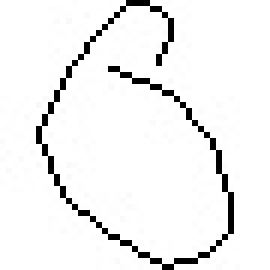
#> input picture selected_data/0/0_60198.jpg, 45 x 45 px (shown 6 times larger); its folder holds only this picture in this run
$ jupyter execute --allow-errors AIM_practice_3.ipynb   (shell and % lines are left out)
#> lines starting #> are read from the running program, lines starting #| are printed output that depends on the picture
[cell 1]
# Преоразовать существующий код для распознавания последовательности рукописных символов в текст.
# Написать генератор произвольной последовательности рукописных символов.

# ГЕНЕРАЦИЯ НАБОРА ДАННЫХ
# Сгенерировать набор текстовых строк из допустимых символов.
# Каждому набору поставить в соотвествие массив изоражений соответствующих символов.
# Добавить пробелы для разделения слов, символы пробелов не использовать во время классификации.

# КЛАССИФИКАЦИЯ (k ближайших соседей)
# Часть символов оставить для обучения классификатора . Остальные  классифицировать
# по аналогии с примером mnist с прошлого занятия. Т.е. преобразовывать изображение в вектор.
# Выбрать оптимальный классификатор в зависимости от k- количество соседей.
# Метрика для измерения точности классификации, и выбора оптимального классификатора относительно параметра k - accuracy.

# РАСПОЗНАВАНИЕ
# Итак, к данному этапу Вы из массива изображений "восстановили" текст.
# Случайно удалите некоторые символы,и случайно добавьте символы в результат распознавания.
# Рассчитайте метрику CER.

[cell 2]
import os
import random
import numpy as np
import matplotlib.pyplot as plt
from PIL import Image

# Получаем путь к директории, где находится исполняемый файл
current_directory = os.path.dirname(os.path.abspath('AIM_practice_3.ipynb'))
# Определяем путь к папке с изображениями
images_folder = os.path.join(current_directory, 'data')  # Папка с изображениями

# Получаем список доступных символов из папки
#> (the rest of this cell did not finish here and is left out)

[cell 3]
import os
import shutil
import random

# Получаем путь к директории, где находятся изображения
current_directory = os.path.dirname(os.path.abspath('AIM_practice_3.ipynb'))
images_folder = os.path.join(current_directory, 'data')
output_folder = os.path.join(current_directory, 'selected_data')

os.makedirs(output_folder, exist_ok=True)

#> (the rest of this cell did not finish here and is left out)

[cell 4]
from sklearn.model_selection import train_test_split, GridSearchCV
from sklearn.neighbors import KNeighborsClassifier
from sklearn.metrics import accuracy_score

data_folder = os.path.join(os.path.dirname(os.path.abspath('AIM_practice_3.ipynb')), 'selected_data')

images = []
labels = []

for char in os.listdir(data_folder):
    char_folder_path = os.path.join(data_folder, char)

    if os.path.isdir(char_folder_path):
        for image_file in os.listdir(char_folder_path):
            image_path = os.path.join(char_folder_path, image_file)

            img = Image.open(image_path).convert('L')
#> img is the input picture: PIL image 45x45 L; min 0, max 255, mean 241.1
            img = img.resize((32, 32))
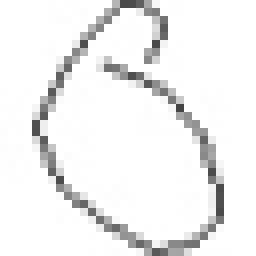
#> img: PIL image 32x32 L (shown 8 times larger); min 68, max 255, mean 239.9
            img_array = np.array(img).flatten()
#> img_array = 1024 values, max 255 at index 0, min 68 at index 438, mean 239.9
            images.append(img_array)
            labels.append(char)
#> pass 2 of the loop `for char in os.listdir(data_folder):`:
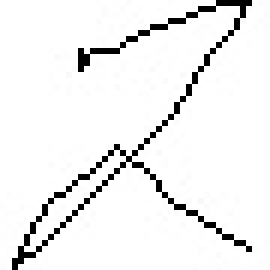
#> input picture selected_data/2/2_97399.jpg, 45 x 45 px (shown 6 times larger)
#> img is the input picture: PIL image 45x45 L; min 0, max 255, mean 239.3
#> `img = img.resize((32, 32))`:
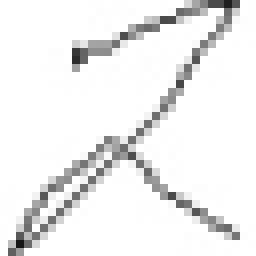
#> img: PIL image 32x32 L (shown 8 times larger); min 22, max 255, mean 238.1
#> `img_array = np.array(img).flatten()`: img_array = 1024 values, max 255 at index 0, min 22 at index 962, mean 238.1
#> pass 3 of the loop `for char in os.listdir(data_folder):`:
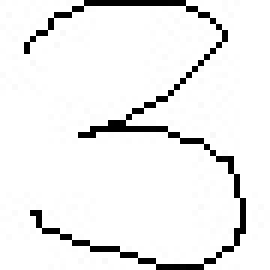
#> input picture selected_data/3/3_111640.jpg, 45 x 45 px (shown 6 times larger)
#> img is the input picture: PIL image 45x45 L; min 0, max 255, mean 237.8
#> `img = img.resize((32, 32))`:
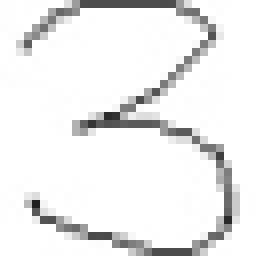
#> img: PIL image 32x32 L (shown 8 times larger); min 30, max 255, mean 236.7
#> `img_array = np.array(img).flatten()`: img_array = 1024 values, max 255 at index 2, min 30 at index 804, mean 236.7

images = np.array(images)
labels = np.array(labels)

X_train, X_test, y_train, y_test = train_test_split(images, labels, test_size=0.2, random_state=42)

# Подбор оптимального значения k с помощью GridSearchCV
param_grid = {'n_neighbors': range(1, 9)}
knn = KNeighborsClassifier()

# Задаем метрику для оценки производительности
grid_search = GridSearchCV(knn, param_grid, cv=5, scoring='accuracy')
#> (the rest of this cell did not finish here and is left out)

[cell 5]
import numpy as np
from sklearn.metrics import accuracy_score
from sklearn.neighbors import KNeighborsClassifier

# [4 lines left out: function train_model_with_best_k, not called in this run]

data_folder = os.path.join(os.path.dirname(os.path.abspath('AIM_practice_3.ipynb')), 'selected_data')

images = []
labels = []

for char in os.listdir(data_folder):
    char_folder_path = os.path.join(data_folder, char)

    if os.path.isdir(char_folder_path):
        for image_file in os.listdir(char_folder_path):
            image_path = os.path.join(char_folder_path, image_file)
            img = Image.open(image_path).convert('L')
            img = img.resize((32, 32))
            img_array = np.array(img).flatten()
#> img_array = 1024 values, max 255 at index 0, min 68 at index 438, mean 239.9
            images.append(img_array)
            labels.append(char)
#> pass 2 of the loop `for char in os.listdir(data_folder):`:
#> `img_array = np.array(img).flatten()`: img_array = 1024 values, max 255 at index 0, min 22 at index 962, mean 238.1
#> pass 3 of the loop `for char in os.listdir(data_folder):`:
#> `img_array = np.array(img).flatten()`: img_array = 1024 values, max 255 at index 2, min 30 at index 804, mean 236.7

images = np.array(images)
labels = np.array(labels)

X_train, y_train = images, labels

#> (the rest of this cell did not finish here and is left out)
